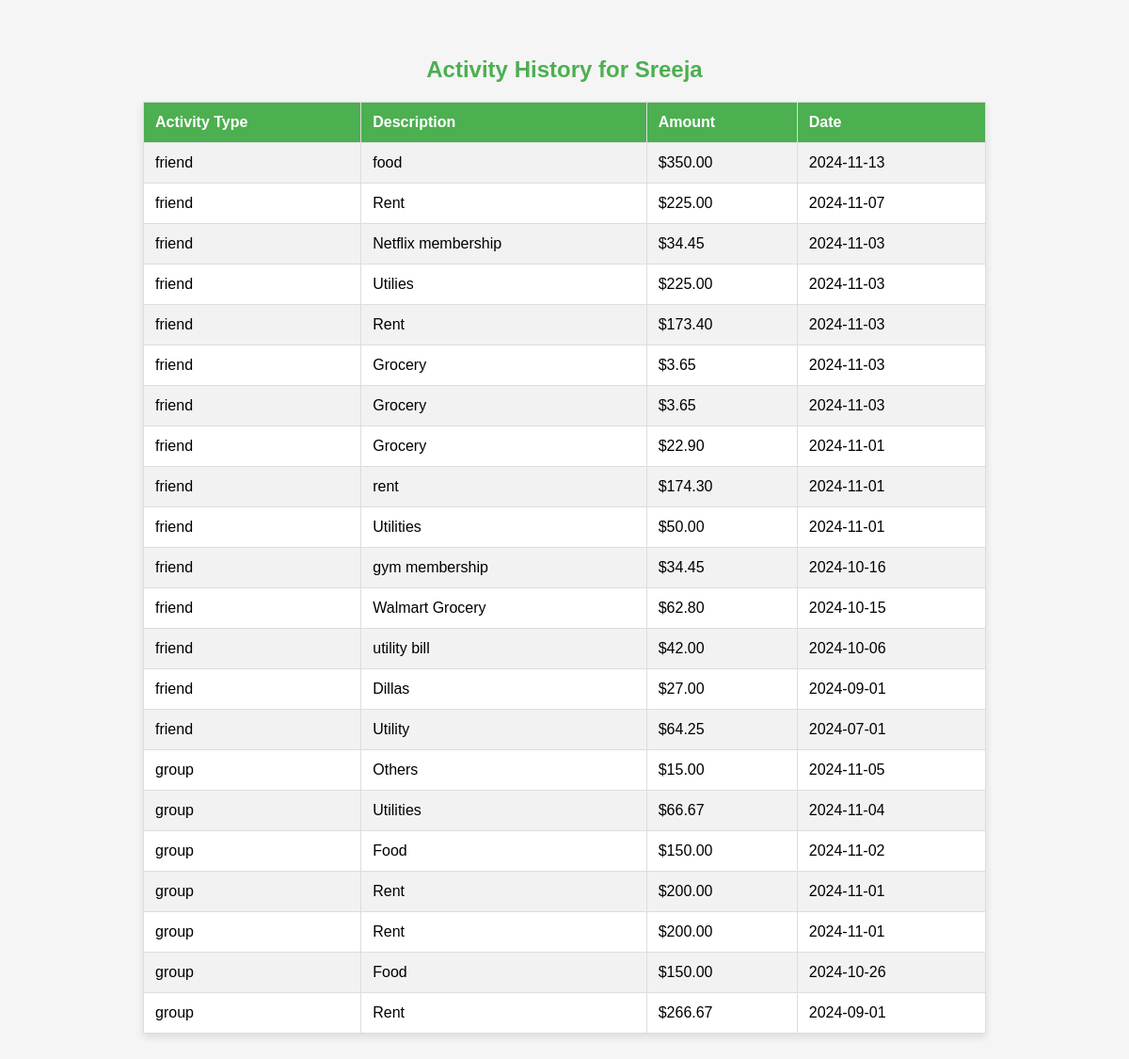
/user_activity (signed in), run on the app's committed database.
### tables this page shows
CREATE TABLE users (
            id INTEGER PRIMARY KEY AUTOINCREMENT,
            email TEXT NOT NULL UNIQUE,
            password TEXT NOT NULL,
            name TEXT NOT NULL,
            phone TEXT NOT NULL
        );

CREATE TABLE expense (expenseid integer PRIMARY key AUTOINCREMENT,expensename text,creatorid INTEGER , partnerid int, total INTEGER, creatoramount integer, partneramount integer, createdon date,
FOREIGN key (creatorid) 
REFERENCES users(id),FOREIGN key(partnerid) REFERENCES users(id) );

CREATE TABLE group_expenses (
            id INTEGER PRIMARY KEY AUTOINCREMENT,
            group_name TEXT NOT NULL,
            category TEXT NOT NULL,
            total_amount REAL NOT NULL,
            payer TEXT NOT NULL,
            date TEXT NOT NULL, category_description TEXT,
            FOREIGN KEY (group_name) REFERENCES groups_table(group_name),
            FOREIGN KEY (payer) REFERENCES users(name)
        );

### app.py (the view)
@app.route('/user_activity')
def user_activity():
    if 'username' not in session:
        flash("Please log in to view your activity history.", "warning")
        return redirect(url_for('login'))
    logged_in_user = session.get('username')
    conn = sqlite3.connect(db_path)
    cursor = conn.cursor()
    cursor.execute('SELECT id FROM users WHERE name = ?', (logged_in_user,))
    user_id_result = cursor.fetchone()
    user_id = user_id_result[0] if user_id_result else None
    if not user_id:
        flash("User not found", "danger")
        return redirect(url_for('login'))
    print(f"Logged in user: {logged_in_user}, user_id: {user_id}")
    cursor.execute('''
        SELECT 'friend' AS activity_type,
               expensename AS description,
               total/2 AS user_share,
               createdon AS date
        FROM expense
        WHERE creatorid = ? OR partnerid = ?
        ORDER BY date DESC
    ''', (user_id, user_id))
    friend_activities = cursor.fetchall()
    cursor.execute('''
        SELECT 'group' AS activity_type,
               category AS description,
               (total_amount - (total_amount / (SELECT COUNT(*) FROM members WHERE group_name = ge.group_name))) AS user_share,
               date
        FROM group_expenses ge
        WHERE group_name IN (SELECT group_name FROM members WHERE name = ?)
        ORDER BY date DESC
    ''', (logged_in_user,))
    group_activities = cursor.fetchall()
    user_activities = friend_activities + group_activities
    print(f"Combined activities: {user_activities}")
    conn.close()
    if not user_activities:
        flash("No activity history found.", "info")
    return render_template('user_activity.html', user_activities=user_activities, username=logged_in_user)

### templates/user_activity.html (shortened to what this page needs)
<!DOCTYPE html>
<html lang="en">
<head>
</head>
<body>
    <h2>Activity History for {{ username }}</h2>
    {% if user_activities %}
    <table>
        <tr>
            <th>Activity Type</th>
            <th>Description</th>
            <th>Amount</th>
            <th>Date</th>
        </tr>
        {% for activity in user_activities %}
        <tr>
            <td>{{ activity[0] }}</td>
            <td>{{ activity[1] }}</td>
            <td>${{ "%.2f"|format(activity[2] if activity[2] is not none else 0) }}</td>
            <td>{{ activity[3] }}</td>
        </tr>
        {% endfor %}
    </table>
    {% else %}
    <div class="no-activity">
        <p>No activity history found.</p>
    </div>
    {% endif %}
</body>
</html>

### templates/user_activity.html (style rules this page uses)
body { font-family: Arial, sans-serif; background-color: #f5f5f5; margin: 20px; padding: 20px; background-image: url('https://i.postimg.cc/m2Mwh4S5/background-image.webp'); background-size: cover; background-position: center; }
h2 { text-align: center; color: #4caf50; }
table { width: 80%; margin: 20px auto; border-collapse: collapse; background-color: #ffffff; box-shadow: 0 4px 8px rgba(0, 0, 0, 0.1); }
th, td { padding: 12px; border: 1px solid #dddddd; text-align: left; }
th { background-color: #4caf50; color: white; }
tr:nth-child(even) { background-color: #f2f2f2; }

### data on the page
users: name "Sreeja"
expense: activity "friend", expensename "food", activity "350.00", createdon "2024-11-13"
expense: activity "friend", expensename "Rent", activity "225.00", createdon "2024-11-07"
expense: activity "friend", expensename "Netflix membership", activity "34.45", createdon "2024-11-03"
expense: activity "friend", expensename "Utilies", activity "225.00", createdon "2024-11-03"
expense: activity "friend", expensename "Rent", activity "173.40", createdon "2024-11-03"
expense: activity "friend", expensename "Grocery", activity "3.65", createdon "2024-11-03"
expense: activity "friend", expensename "Grocery", activity "3.65", createdon "2024-11-03"
expense: activity "friend", expensename "Grocery", activity "22.90", createdon "2024-11-01"
expense: activity "friend", expensename "rent", activity "174.30", createdon "2024-11-01"
expense: activity "friend", expensename "Utilities", activity "50.00", createdon "2024-11-01"
expense: activity "friend", expensename "gym membership", activity "34.45", createdon "2024-10-16"
expense: activity "friend", expensename "Walmart Grocery", activity "62.80", createdon "2024-10-15"
expense: activity "friend", expensename "utility bill", activity "42.00", createdon "2024-10-06"
expense: activity "friend", expensename "Dillas", activity "27.00", createdon "2024-09-01"
expense: activity "friend", expensename "Utility", activity "64.25", createdon "2024-07-01"
group_expenses: activity "group", category "Others", activity "15.00", date "2024-11-05"
group_expenses: activity "group", category "Utilities", activity "66.67", date "2024-11-04"
group_expenses: activity "group", category "Food", activity "150.00", date "2024-11-02"
group_expenses: activity "group", category "Rent", activity "200.00", date "2024-11-01"
group_expenses: activity "group", category "Rent", activity "200.00", date "2024-11-01"
group_expenses: activity "group", category "Food", activity "150.00", date "2024-10-26"
group_expenses: activity "group", category "Rent", activity "266.67", date "2024-09-01"
